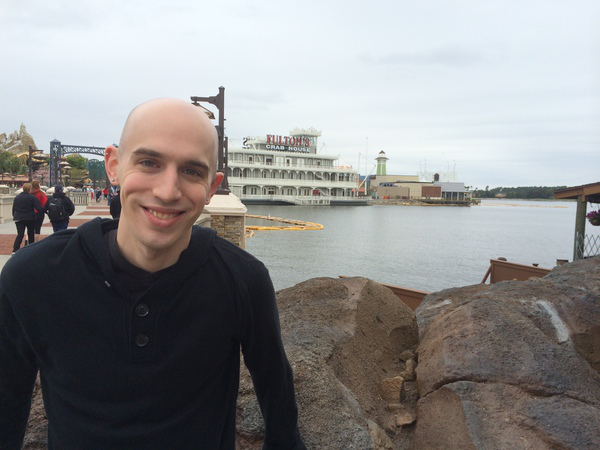
#> input picture data/florida_trip.png, 600 x 450 px
$ jupyter execute --allow-errors month_3.ipynb   (shell and % lines are left out)
#> lines starting #> are read from the running program, lines starting #| are printed output that depends on the picture
[cell 1]
# import the necessary packages

# import the necessary packages
from __future__ import print_function
from imutils import paths
from scipy.io import loadmat
from skimage import io
import argparse
import dlib
import cv2
import matplotlib.pyplot as plt
import imutils

# 2.2.2: Object detection made easy

[cell 2]
# # construct the argument parse and parse the arguments
# ap = argparse.ArgumentParser()
# ap.add_argument("-c", "--class", required=True,
#     help="Path to the CALTECH-101 class images")
# ap.add_argument("-a", "--annotations", required=True,
#     help="Path to the CALTECH-101 class annotations")
# ap.add_argument("-o", "--output", required=True,
#     help="Path to the output detector")
# args = vars(ap.parse_args())

args = {}
args['class'] = 'data/stop_sign_images/'
args['output'] = 'data/stop_sign_detector_output.svm'
args['annotations'] = 'data/stop_sign_annotations/'


# args['class'] = 'data/sunflowers/sunflower_images/'
# args['output'] = 'data/stop_sign_detector_output.svm'
# args['annotations'] = 'data/sunflowers/sunflower_annotations/'


# grab the default training options for our HOG + Linear SVM detector, then initialize the
# list of images and bounding boxes used to train the classifier
print("[INFO] gathering images and bounding boxes...")
#> (the rest of this cell did not finish here and is left out)

# 2.3.1: Image pyramids
# 2.3.2: Sliding window

[cell 3]
# helper


image = cv2.imread('data/florida_trip.png')
#> image is the input picture: shape (450, 600, 3); mean B, G, R 139.9, 140.1, 141

def pyramid(image, scale=1.5, minSize=(30, 30)):
    # yield the original image
    yield image

    # keep looping over the pyramid
    while True:
        # compute the new dimensions of the image and resize it
        w = int(image.shape[1] / scale)
        image = imutils.resize(image, width=w)

        # if the resized image does not meet the supplied minimum
        # size, then stop constructing the pyramid
        if image.shape[0] < minSize[1] or image.shape[1] < minSize[0]:
            break

        # yield the next image in the pyramid
        yield image


def sliding_window(image, stepSize, windowSize):
    # slide a window across the image
    for y in xrange(0, image.shape[0], stepSize):
        for x in xrange(0, image.shape[1], stepSize):
            # yield the current window
            yield (x, y, image[y:y + windowSize[1], x:x + windowSize[0]])


def plot_window(window, layer, x, y):
    clone = layer.copy()
    cv2.rectangle(clone, (x, y), (x + winW, y + winH), (0, 255, 0), 2)
    plt.figure()
    plt.imshow(clone)


winW, winH = (128, 128)
stepSize = 128

def pyramid_window():
    for layer in pyramid(image, scale=1.1):
        # loop over the sliding window for each layer of the pyramid
        for (x, y, window) in sliding_window(layer, stepSize=stepSize, windowSize=(winW, winH)):
            # if the current window does not meet our desired window size, ignore it
            if window.shape[0] != winH or window.shape[1] != winW:
                continue
            yield window, layer,x, y
        # THIS IS WHERE WE WOULD PROCESS THE WINDOW, EXTRACT HOG FEATURES, AND
        # APPLY A MACHINE LEARNING CLASSIFIER TO PERFORM OBJECT DETECTION

        # since we do not have a classifier yet, let's just draw the window


#
# pw = pyramid_window()
#> (the rest of this cell did not finish here and is left out)

# 2.4: The 6-step framework

THEORY.

STEP 1. Getting positive samples ( of objects to find later on )
STEP 2. Getting negative samples ( some randome pics that dont contain what we want to be looking for)
STEP 3. TRAIN SVM. on both.
STEP 4. Hard negative mining: for each scale( image pyramid ) apply sliding window calculate HOG -> record false positives
STEP 5. Include hard-negative samples and train again ( Positive samples, negative samples, hard-negative samples)
STEP 6. Apply classifier with sliding windows, its possible that it will find many windows (on scales) and find the object, in order to take the best one use the mean-shift-algorithm

# 3.4: The bag of (visual) words model

[cell 4]
l = "I like studying computer vision You like studying computer vision"
from collections import Counter
Counter(list(l.split(' ')))

# 3.5: Extracting keypoints and local invariant descriptors
3.6: Clustering features to form a codebook
3.7: Visualizing words in a codebook
3.8: Vector quantization
3.8.1: Going from multiple features to a single histogram
3.8.2: Forming a BOVW

IN PROJECTS

# 4.5: k-means clustering

https://gurus.pyimagesearch.com/lessons/k-means-clustering/

[cell 5]
# import the necessary packages
from sklearn.cluster import KMeans
import numpy as np
import random
import cv2

# initialize the list of color choices
colors = [
# shades of red, green, and blue
    (138, 8, 8), (180, 4, 4), (223, 1, 1), (255, 0, 0), (250, 88, 88),
    (8, 138, 8), (4, 180, 4), (1, 223, 1), (0, 255, 0), (46, 254, 46),
    (11, 11, 97), (8, 8, 138), (4, 4, 180), (0, 0, 255), (46, 46, 254)]

# initialize the canvas
canvas = np.ones((400, 600, 3), dtype="uint8") * 255

# loop over the canvas
for y in xrange(0, 400, 20):
    for x in xrange(0, 600, 20):
        # generate a random (x, y) coordinate, radius, and color for
        # the circle
        (dX, dY) = np.random.randint(5, 10, size=(2,))
        r = np.random.randint(5, 8)
        color = random.choice(colors)[::-1]

    # draw the circle on the canvas
        cv2.circle(canvas, (x + dX, y + dY), r, color, -1)

# pad the border of the image
canvas = cv2.copyMakeBorder(canvas, 5, 5, 5, 5, cv2.BORDER_CONSTANT,
value=(255, 255, 255))

[cell 6]
# convert the canvas to grayscale, threshold it, and detect contours
# in the image
gray = cv2.cvtColor(canvas, cv2.COLOR_BGR2GRAY)
gray = cv2.bitwise_not(gray)
thresh = cv2.threshold(gray, 10, 255, cv2.THRESH_BINARY)[1]
(cnts, _) = cv2.findContours(gray.copy(), cv2.RETR_LIST, cv2.CHAIN_APPROX_SIMPLE)

# initialize the data matrix
data = []

# loop over the contours
for c in cnts:
    # construct a mask from the contour
    mask = np.zeros(canvas.shape[:2], dtype="uint8")
    cv2.drawContours(mask, [c], -1, 255, -1)
    features = cv2.mean(canvas, mask=mask)[:3]
    data.append(features)

# cluster the color features
clt = KMeans(n_clusters=3)
clt.fit(data)
cv2.imshow("Canvas", canvas)
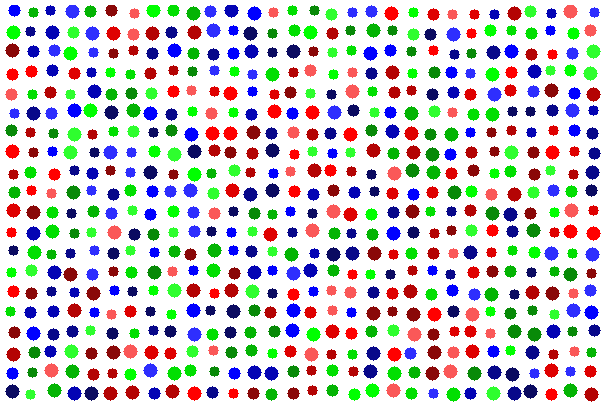
#> window 'Canvas': shape (410, 610, 3); mean B, G, R 206.3, 206.1, 207.3

# loop over the unique cluster identifiers
for i in np.unique(clt.labels_):
    # construct a mask for the current cluster
    mask = np.zeros(canvas.shape[:2], dtype="uint8")

    # loop over the indexes of the current cluster and draw them
    for j in np.where(clt.labels_ == i)[0]:
        cv2.drawContours(mask, [cnts[j]], -1, 255, -1)

    # show the output image for the cluster
#     cv2.imshow("Cluster", cv2.bitwise_and(canvas, canvas, mask=mask))
    plt.figure()
    plt.imshow(cv2.bitwise_and(canvas, canvas, mask=mask))
#     cv2.waitKey(0)
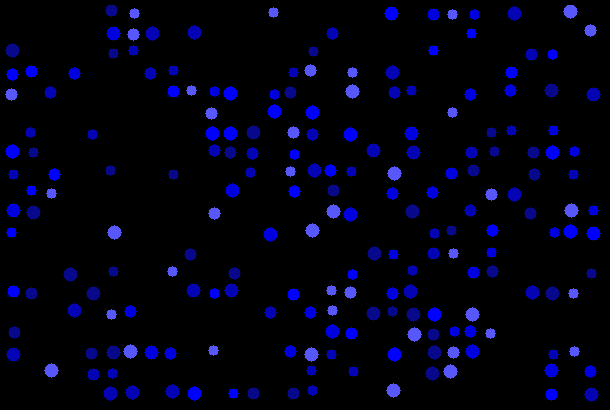
#> shown: shape (410, 610, 3); mean R, G, B 1.9, 1.9, 19.3
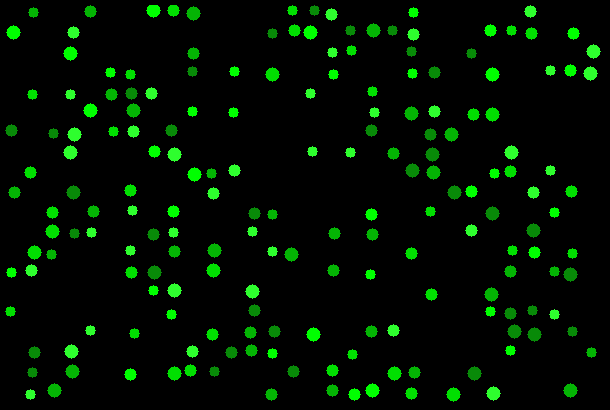
#> shown: shape (410, 610, 3); mean R, G, B 1, 17.3, 1
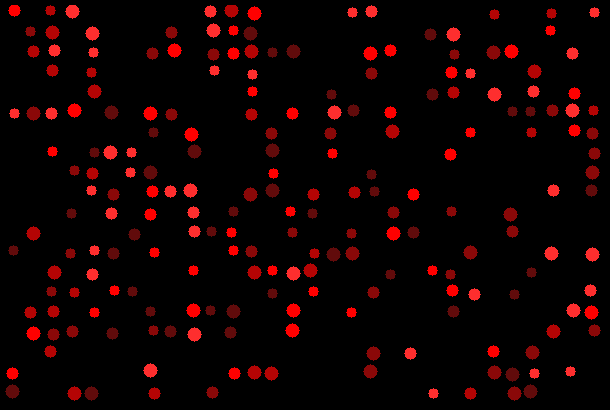
#> shown: shape (410, 610, 3); mean R, G, B 17.9, 1.4, 1.4
